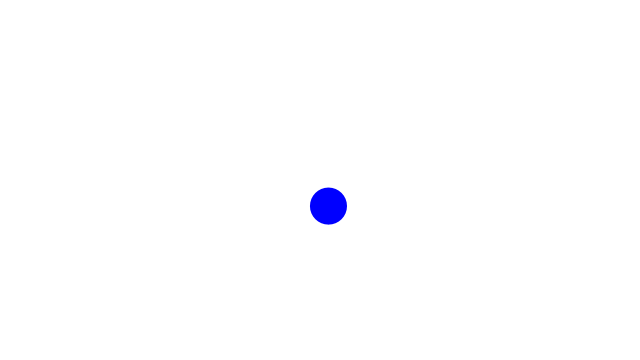
Frame 1 (no input)
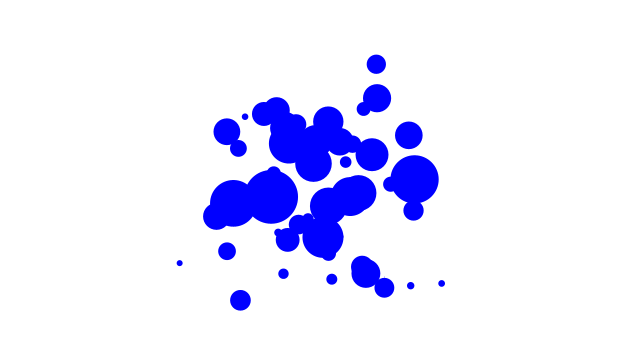
Frame 60 (the mouse pressed at the canvas centre just before this capture)
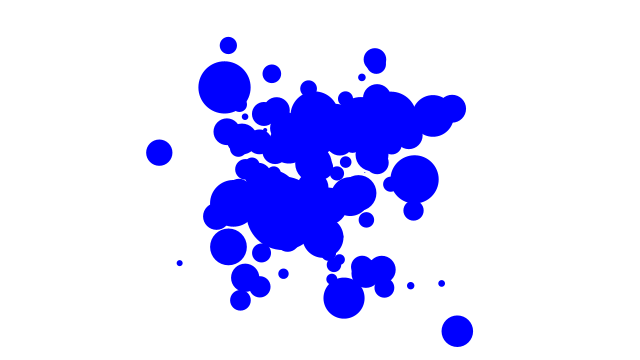
Frame 120 (the mouse held since frame 60 and released just before this capture)

The Processing sketch that drew these frames (run headless with seeded random() and noise(); from frame 60 on, the mouse is pressed at the canvas centre):

// Processing sketch: sketch_2_3
// ── sketch_2_3.pde
//Example taken from The Nature of Code by Daniel Shiffman. Source: http://natureofcode.com

void setup() {
  size(640, 360);
  background(255);
}

void draw() {
  // Get a gaussian random number w/ mean of 0 and standard deviation of 1.0
  float xloc = randomGaussian();
  float yloc = randomGaussian();
  float size = randomGaussian();

  float sd = 60;                // Define a standard deviation
  float meanx = width/2;         // Define a mean value (middle of the screen along the x-axis)
  float meany = height/2;

  float sdSize = 15;
  float meanSize = 20;

  yloc = (yloc * sd) + meany;
  xloc = (xloc * sd) + meanx;  // Scale the gaussian random number by standard deviation and mean

  size = (size * sdSize) + meanSize;

  fill(0, 0, 255);
  noStroke();
  ellipse(xloc, yloc, size, size);   // Draw an ellipse at our "normal" random position
}
